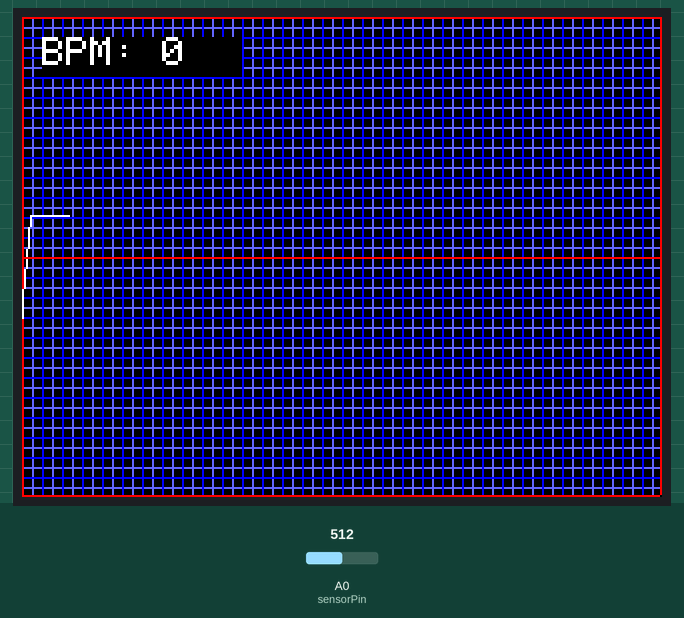
The sketch below on a simulated ESP8266 (NodeMCU). On the bench: 320×240 colour display. The test bench sets the inputs (shaded band); at power-on: A0 (sensorPin) = 512. WiFi joins after 1.5 s; servers stay silent unless stated; what the sketch prints to the serial monitor is not drawn.

Above: at 3.45 s.
3.5 s: A0 (sensorPin) set to 584
5.1 s: A0 (sensorPin) set to 609
At 5.28 s:
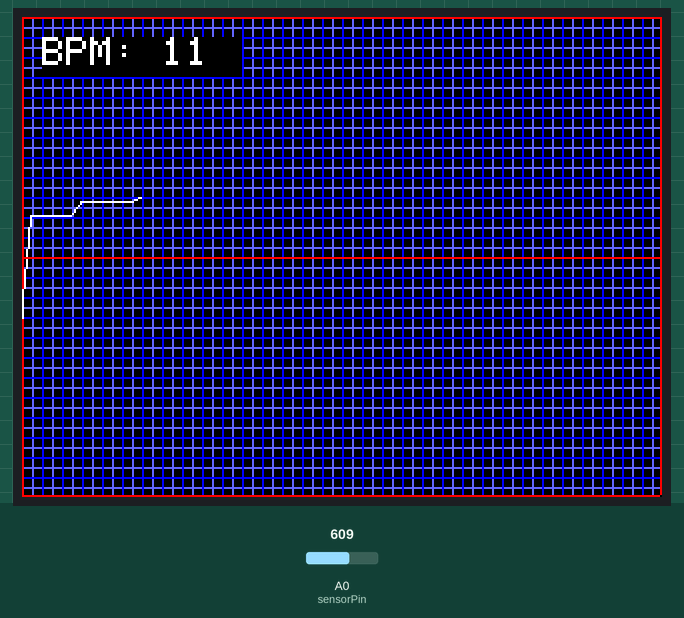
6.6 s: A0 (sensorPin) set to 590
At 6.73 s:
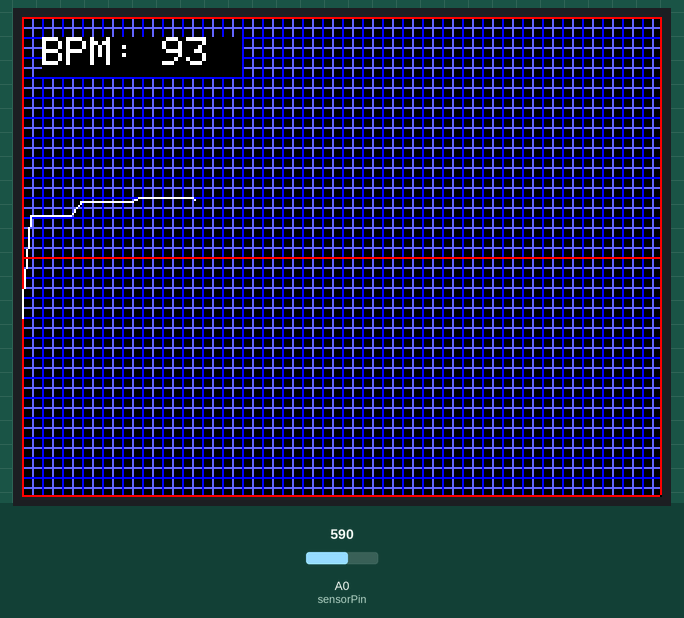

The sketch:

fixallanambildata.ino
```cpp
#include "SPI.h"
#include "Adafruit_GFX.h"
#include "Adafruit_ILI9341.h"
#include <ESP8266WiFi.h>
#include <ThingerESP8266.h>

#define SCREEN_WIDTH 320
#define SCREEN_HEIGHT 240

#define MINOR_GRID tft.color565(100, 100, 255)
#define MAJOR_GRID tft.color565(0, 0, 255)
#define GRID_EDGE tft.color565(255, 0, 0)

#define TFT_CS 0
#define TFT_DC 15
#define TFT_RST 16
#define TFT_MOSI 13
#define TFT_SCK 14
#define TFT_MISO 12

#define USERNAME "elektroallan"
#define DEVICE_ID "esp8266"
#define DEVICE_CREDENTIAL "Sinyal EKG"
#define SSID "YOYOI"
#define SSID_PASSWORD "Keling123"

Adafruit_ILI9341 tft = Adafruit_ILI9341(TFT_CS, TFT_DC, TFT_MOSI, TFT_SCK, TFT_RST, TFT_MISO);
ThingerESP8266 thing(USERNAME, DEVICE_ID, DEVICE_CREDENTIAL);

const int sensorPin = A0;
const int heartRatePin = A0; // Sesuaikan dengan pin yang digunakan untuk sensor detak jantung

int x = 0;
int lastx = 0;
int lasty = 150;

// Variabel untuk menyimpan waktu saat ini
unsigned long currentTime = 0;
unsigned long lastDisplayUpdateTime = 0; // Waktu terakhir kali tampilan diperbarui
unsigned long displayUpdateInterval = 1500; // Interval perubahan tampilan (1.5 detik)

// Deklarasi prototipe fungsi
void drawGrid();

// Variabel untuk menyimpan data sensor
int sensorValue = 0;
int threshold = 600; // Threshold untuk mendeteksi detak jantung (disesuaikan dengan kalibrasi)

// Variabel untuk menghitung BPM
int beatsPerMinute = 0;
unsigned long lastBeatTime = 0;
unsigned long interval = 0;

// Variabel untuk filter rata-rata bergerak
const int numReadings = 10;
int readings[numReadings]; // Array untuk menyimpan pembacaan sensor
int readIndex = 0; // Indeks untuk pembacaan saat ini
int total = 0; // Total pembacaan
int average = 0; // Rata-rata pembacaan

// Variabel untuk deteksi waktu terakhir detak jantung dan timeout error
unsigned long lastDetectionTime = 0; // Waktu deteksi detak jantung terakhir
unsigned long errorTimeout = 5000; // Waktu timeout dalam milidetik (5 detik)

void setup() {
  Serial.begin(115200);

  pinMode(sensorPin, INPUT); // Atur pin sensor ECG sebagai input
  pinMode(heartRatePin, INPUT); // Atur pin sensor detak jantung sebagai input

  tft.begin();
  tft.setRotation(1);
  tft.fillScreen(ILI9341_BLACK);
  tft.setTextSize(2);
  pinMode(heartRatePin, INPUT); // Atur pin sensor sebagai input

  // Inisialisasi array pembacaan ke nol
  for (int i = 0; i < numReadings; i++) {
    readings[i] = 0;
  }

  drawGrid();

  // Connect to WiFi
  WiFi.begin(SSID, SSID_PASSWORD);
  while (WiFi.status() != WL_CONNECTED) {
    delay(1000);
    Serial.println("Connecting to WiFi...");
  }
  Serial.println("Connected to WiFi");

  // Initialize Thinger.io
  thing.add_wifi(SSID, SSID_PASSWORD);

  // Define Thinger.io resources
  thing["ecg_data"] >> [](pson & out){
      out["ecg"] = analogRead(sensorPin);
      out["bpm"] = beatsPerMinute;
  };
}

void loop() {
  currentTime = millis(); // Ambil waktu saat ini

  // Cek apakah sudah waktunya memperbarui tampilan
  if (currentTime - lastDisplayUpdateTime >= displayUpdateInterval) {
    // Masukkan kode untuk memperbarui tampilan di sini
    int lebar = tft.width();
    int tinggi = tft.height();
    tft.drawLine(0, tinggi / 2, lebar, tinggi / 2, ILI9341_RED);

    if (x > lebar) {
      tft.fillRect(0, 50, lebar, 120, ILI9341_BLACK);
      x = 0;
      lastx = x;
      drawGrid();
    }

    int dataecg = analogRead(sensorPin);

    // Filter rata-rata bergerak untuk sensor ECG
    total -= readings[readIndex];
    readings[readIndex] = dataecg;
    total += readings[readIndex];
    readIndex = (readIndex + 1) % numReadings;
    average = total / numReadings;

    // Filter rata-rata bergerak untuk sensor detak jantung
    total -= readings[readIndex];
    readings[readIndex] = analogRead(heartRatePin);
    total += readings[readIndex];
    readIndex = (readIndex + 1) % numReadings;
    average = total / numReadings;

    // Jika nilai sensor melebihi threshold, detak jantung terdeteksi
    if (average > threshold) {
      if (millis() - lastBeatTime > 600) { // Menjaga interval minimum antara detak jantung untuk menghindari noise
        unsigned long interval = millis() - lastBeatTime; // Hitung interval waktu antara dua detak jantung
        lastBeatTime = millis(); // Perbarui waktu detak jantung terakhir
        beatsPerMinute = 60000 / interval; // Perbarui nilai variabel global BPM (60000 milidetik dalam satu menit)

        // Tampilkan BPM pada serial monitor
        Serial.print("BPM: ");
        Serial.println(beatsPerMinute);
      }
    }

    tft.setTextColor(ILI9341_YELLOW, ILI9341_BLACK);
    int y = 150 - (average / 10);
    tft.drawLine(lastx, lasty, x, y, ILI9341_WHITE);
    lasty = y;
    lastx = x;

    x += 1;

    // Clear the previous BPM value
    tft.fillRect(10, 10, 100, 20, ILI9341_BLACK); // Adjust the rectangle size as needed

      // Tampilkan BPM pada layar TFT
    tft.setCursor(10, 10);
    tft.setTextColor(ILI9341_WHITE);
    tft.setTextSize(2);
    tft.print("BPM: ");
    tft.println(beatsPerMinute);

    // Kirim data ke Thinger.io
    thing.handle();

    // Perbarui waktu terakhir tampilan diperbarui
    lastDisplayUpdateTime = currentTime;
  }

  // Sisanya dari loop() tetap sama
  int lebar = tft.width();
  int tinggi = tft.height();
  tft.drawLine(0, tinggi / 2, lebar, tinggi / 2, ILI9341_RED);

  if (x > lebar) {
    tft.fillRect(0, 50, lebar, 120, ILI9341_BLACK);
    x = 0;
    lastx = x;
    drawGrid();
  }

  int dataecg = analogRead(sensorPin);

  // Filter rata-rata bergerak untuk sensor ECG
  total -= readings[readIndex];
  readings[readIndex] = dataecg;
  total += readings[readIndex];
  readIndex = (readIndex + 1) % numReadings;
  average = total / numReadings;

  // Filter rata-rata bergerak untuk sensor detak jantung
  total -= readings[readIndex];
  readings[readIndex] = analogRead(heartRatePin);
  total += readings[readIndex];
  readIndex = (readIndex + 1) % numReadings;
  average = total / numReadings;

  // Jika nilai sensor melebihi threshold, detak jantung terdeteksi
  if (average > threshold) {
    if (millis() - lastBeatTime > 600) { // Menjaga interval minimum antara detak jantung untuk menghindari noise
      unsigned long interval = millis() - lastBeatTime; // Hitung interval waktu antara dua detak jantung
      lastBeatTime = millis(); // Perbarui waktu detak jantung terakhir
      beatsPerMinute = 60000 / interval; // Perbarui nilai variabel global BPM (60000 milidetik dalam satu menit)

      // Tampilkan BPM pada serial monitor
      Serial.print("BPM: ");
      Serial.println(beatsPerMinute);
    }
  }

  tft.setTextColor(ILI9341_YELLOW, ILI9341_BLACK);
  int y = 150 - (average / 10);
  tft.drawLine(lastx, lasty, x, y, ILI9341_WHITE);
  lasty = y;
  lastx = x;

  x += 1;

  // Clear the previous BPM value
  tft.fillRect(10, 10, 100, 20, ILI9341_BLACK); // Adjust the rectangle size as needed

  // Tampilkan BPM pada layar TFT
  tft.setCursor(10, 10);
  tft.setTextColor(ILI9341_WHITE);
  tft.setTextSize(2);
  tft.print("BPM: ");
  tft.println(beatsPerMinute);

  // Kirim data ke Thinger.io
  thing.handle();

  delay(50); // Add a delay to slow down the loop
}

void drawGrid() {
  for (int v = 5; v < SCREEN_WIDTH; v += 10) {
    tft.drawFastVLine(v, 0, SCREEN_HEIGHT, MINOR_GRID);
  }
  for (int h = 5; h < SCREEN_HEIGHT; h += 10) {
    tft.drawFastHLine(0, h, SCREEN_WIDTH, MINOR_GRID);
  }

  for (int v = 10; v < SCREEN_WIDTH; v += 10) {
    tft.drawFastVLine(v, 0, SCREEN_HEIGHT, MAJOR_GRID);
  }
  for (int h = 10; h < SCREEN_HEIGHT; h += 10) {
    tft.drawFastHLine(0, h, SCREEN_WIDTH, MAJOR_GRID);
  }

  tft.drawFastVLine(0, 0, SCREEN_HEIGHT - 1, GRID_EDGE);
  tft.drawFastVLine(SCREEN_WIDTH - 1, 0, SCREEN_HEIGHT - 1, GRID_EDGE);
  tft.drawFastHLine(0, 0, SCREEN_WIDTH - 1, GRID_EDGE);
  tft.drawFastHLine(0, SCREEN_HEIGHT - 1, SCREEN_WIDTH - 1, GRID_EDGE);
}
```
